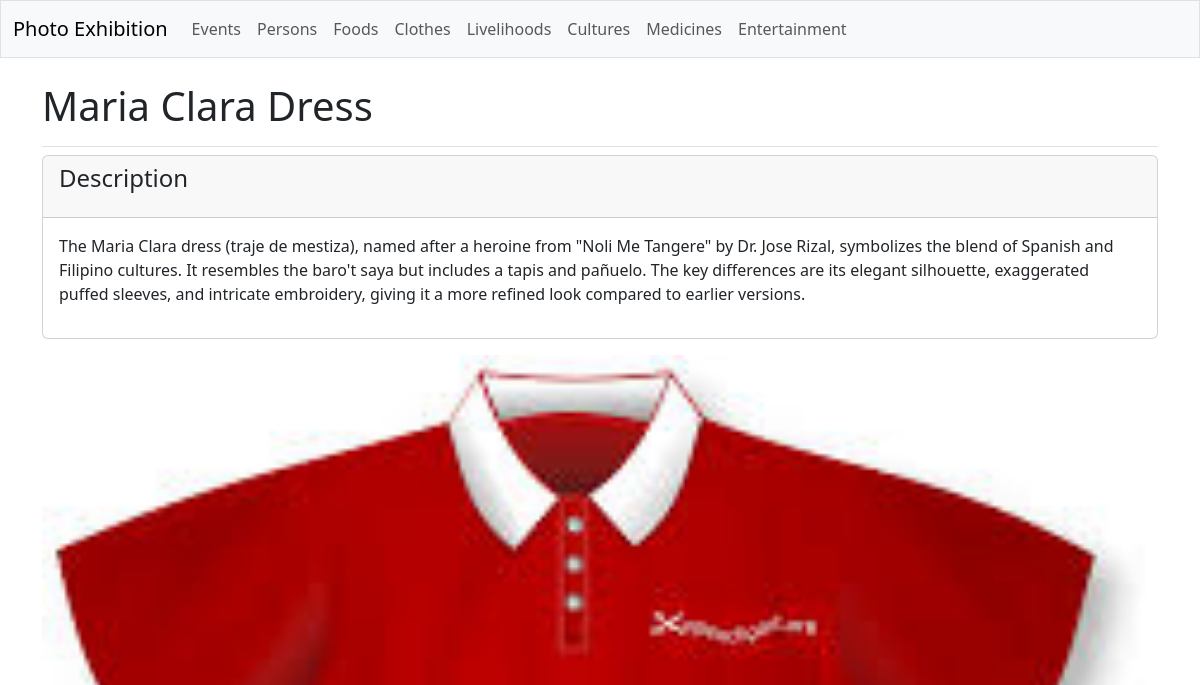
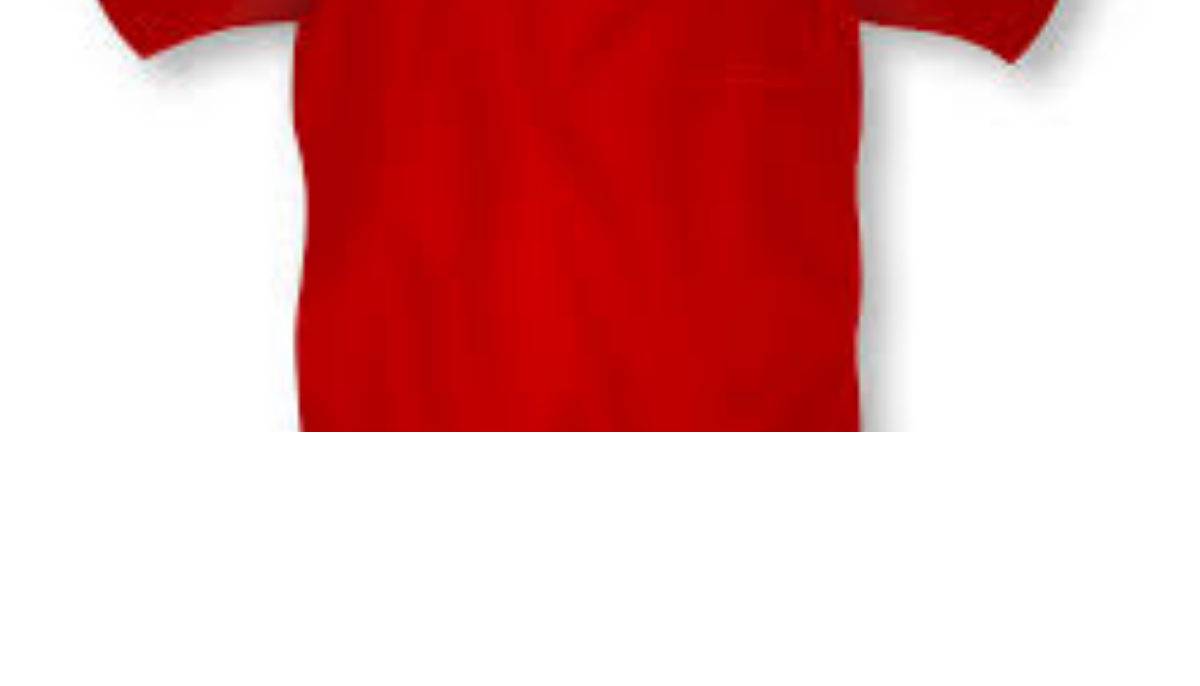
The page /galleries/clothes/1/ on the database as committed earlier (2 pictures, top to bottom).
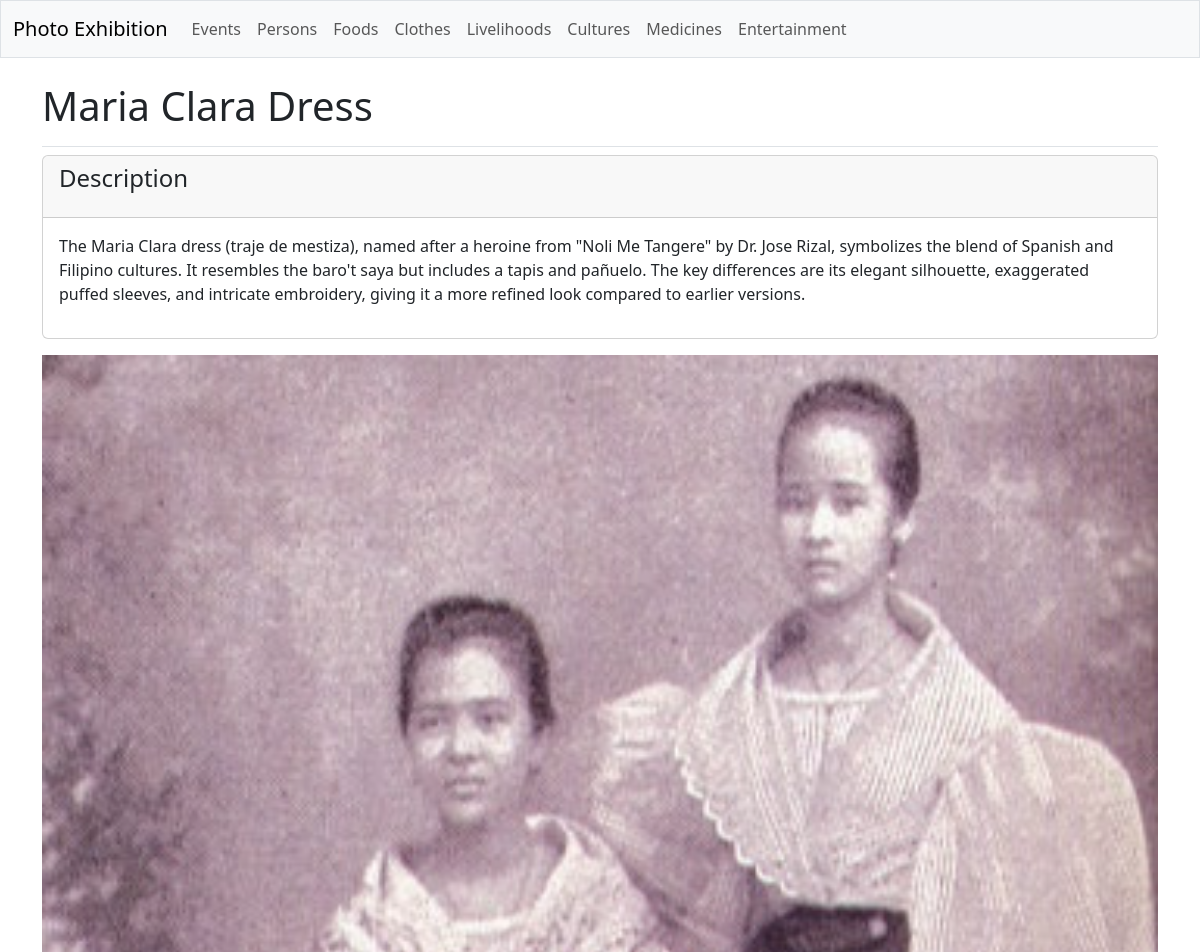
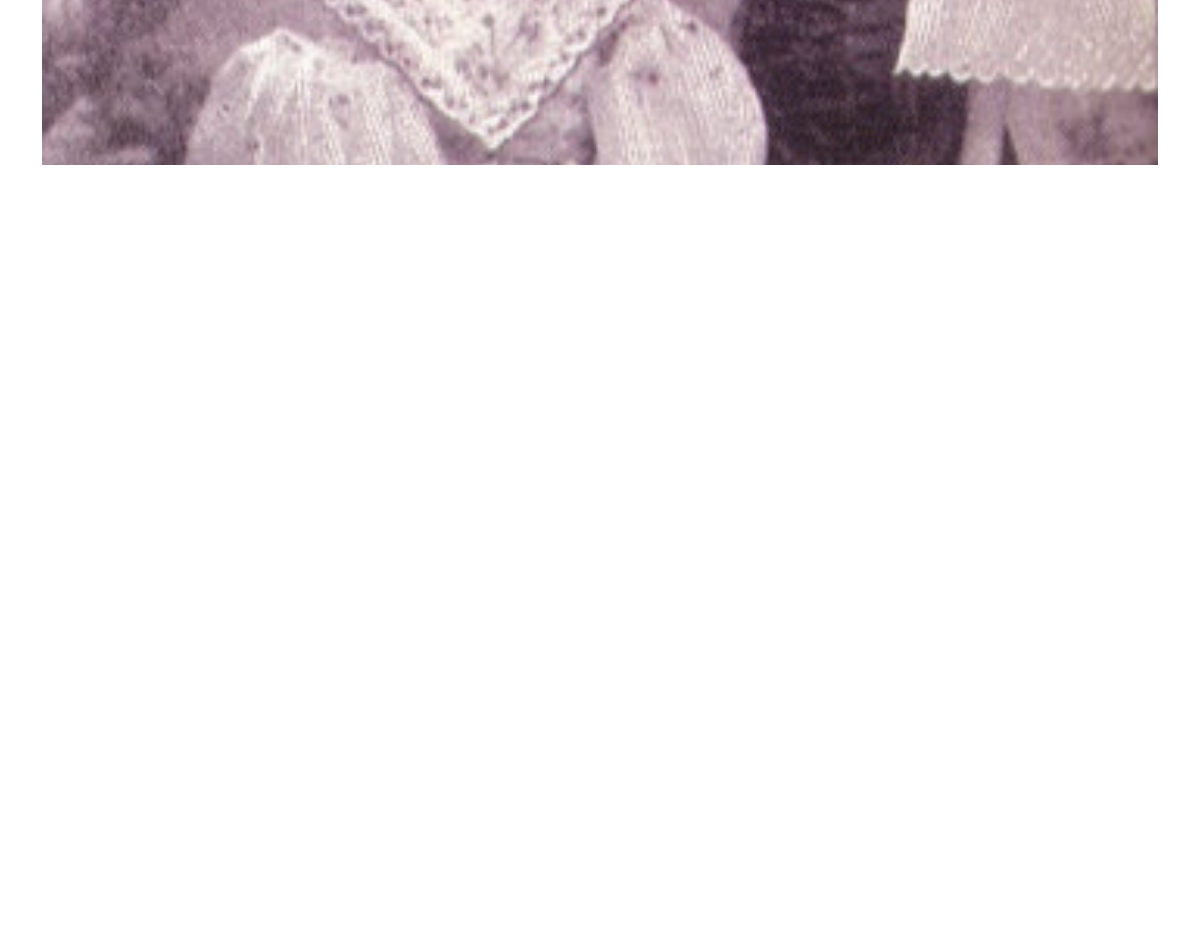
The same page on the database as committed later (2 pictures, top to bottom).
### galleries/models.py (models this page shows, shortened)
class ClotheDetail(models.Model):
    clothe = models.ForeignKey(Clothe, on_delete=models.CASCADE)
    clothe_subtext = models.TextField()

class ClotheImage(models.Model):
    clothe = models.ForeignKey(Clothe, on_delete=models.CASCADE)
    image = models.ImageField(upload_to='clothes/')
    title = models.CharField(max_length=150)
    sub_title = models.CharField(max_length=100)

### galleries/views.py (the view)
# urls.py: path('clothes/<int:clothe_id>/', views.clothe_detail, name='clothe_detail'),
def clothe_detail(request, clothe_id):
    clothe = Clothe.objects.get(id=clothe_id)
    images = ClotheImage.objects.filter(clothe=clothe)
    clothe_details = clothe.clothedetail_set.all()
    context = {'clothe': clothe, 'clothe_details': clothe_details, 'images': images}
    return render(request, 'galleries/clothe_detail.html', context)

### galleries/templates/galleries/clothe_detail.html (shortened to what this page needs)
{% extends 'galleries/base.html' %}
{% block page_header %}
  <h1>{{ clothe.clothe_text }}</h1>
{% endblock page_header %}
{% block content %}
  {% for clothe_detail in clothe_details %}
    <div class="card mb-3">
      <h4 class="card-header">
        <p>Description</p>
      </h4>
      <div class="card-body">{{ clothe_detail.clothe_subtext|linebreaks }}</div>
    </div>
  {% empty %}
    <p>There are no details for this clothe yet.</p>
  {% endfor %}
  <div id="carouselExampleCaptions" class="carousel slide">
    <div class="carousel-indicators">
      <button type="button" data-bs-target="#carouselExampleCaptions" data-bs-slide-to="0" class="active" aria-current="true" aria-label="Slide 1"></button>
      <button type="button" data-bs-target="#carouselExampleCaptions" data-bs-slide-to="1" aria-label="Slide 2"></button>
      <button type="button" data-bs-target="#carouselExampleCaptions" data-bs-slide-to="2" aria-label="Slide 3"></button>
    </div>
    <div class="carousel-inner">
      {% for image in images %}
        <div class="carousel-item {% if forloop.counter0 == 0 %}active{% endif %}">
          <img src="{{ image.image.url }}" class="d-block w-100" alt="...">
          <div class="carousel-caption d-none d-md-block">
            <h5>{{ image.title }}</h5>
            <p>{{ image.sub_title }}</p>
          </div>
        </div>
      {% endfor %}
    </div>
    <button class="carousel-control-prev" type="button" data-bs-target="#carouselExampleCaptions" data-bs-slide="prev">
      <span class="carousel-control-prev-icon" aria-hidden="true"></span>
    </button>
    <button class="carousel-control-next" type="button" data-bs-target="#carouselExampleCaptions" data-bs-slide="next">
      <span class="carousel-control-next-icon" aria-hidden="true"></span>
    </button>
  </div>
{% endblock content %}

Rows that differ between the two databases and show on the page:
removed ClotheImage: image (picture)
added ClotheImage: image (picture)
